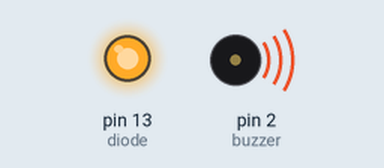
This sketch was run on a simulated Arduino Uno, built with avr-gcc and run on an emulated ATmega328P. Shown: output pins drawn as LEDs (lit = HIGH), buzzer (waves = sounding). What the sketch prints to the serial monitor is not drawn.

Above: at 0.1 s.
At 24.2 s:
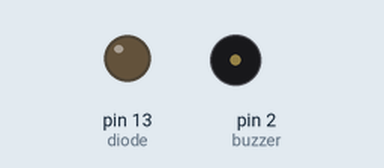
Timing chart, 0 to 25.7 s (numbered marks = the images above):
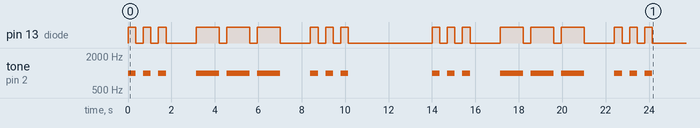

The sketch:

morse.ino
```cpp
// Txt to Morse
// Display on diode + buzzer

#define MAXSPLIT 6
bool stop = 1;
String inputString = "sos SOS"; //Type your input sentence here
String splitInput[MAXSPLIT];
int splitCount = 0;
const int diode = 13;
const int buzzer = 2;
const int buzzerTone = 1000;
const int unit = 350;
const int dot = unit;
const int dash = 3 * unit;
const int nextSign = unit;
const int nextLetter = 3 * unit;
const int nextWord = 7 * unit;
const char code[27][5] = {
"01","1000","1010","100","0","0010","110","0000","00","0111",
"101","0100","11","10","111","0110","1101","010","000","1",
"001","0001","011","1001","1011","1100"
};

void setup() {
    initPins();
    Serial.begin(9600);
    inputString.toLowerCase();
    for(int i = 0; i < split(inputString, ' '); i++){
      if(splitInput[i].length() > 0){
        Serial.println(splitInput[i]);
        signalMorse(splitInput[i]);
        Serial.print(" - ");
        delay(nextWord);
      }
    }
}

void loop() {

}

void initPins(){
  pinMode(diode, OUTPUT);
  pinMode(buzzer, OUTPUT);
}

int split(String str, char c){
  String tmp = str;
  int i;
  int n = 0;
  while(i = findChar(tmp, c)){
    i--;
    splitInput[n++] = tmp.substring(0,i);
    tmp = tmp.substring(i+1);
    if(n >= MAXSPLIT)
      return n;
  }
  if(i < str.length())
    splitInput[n++] = tmp;
  return n;
}

int findChar(String str, char c){
  int i = 0;
  while(str.charAt(i) == c)
    i++;
  for(; i < str.length(); i++)
    if(str.charAt(i) == c)
      return i+1;
  return 0;
}

void signalMorse(String str){
  int a;
  for(int i = 0; i < str.length(); i++){
      a = str.charAt(i) - 'a';
      if(a >= 0 && a <= 25)
        blink(a);
      Serial.print(" ");
      delay(nextLetter);
  }
}

void blink(int a){
  for(byte i = 0; i < 4; i++){
    if(code[a][i] == '0'){
      digitalWrite(diode, HIGH);
      tone(buzzer, buzzerTone);
      delay(dot);
      digitalWrite(diode, LOW);
      noTone(buzzer);
      Serial.print("dot");
      delay(nextSign);
    }
    if(code[a][i] == '1'){
      digitalWrite(diode, HIGH);
      tone(buzzer, buzzerTone);
      delay(dash);
      digitalWrite(diode, LOW);
      noTone(buzzer);
      Serial.print("dash");
      delay(nextSign);
    }
  }
}
```
